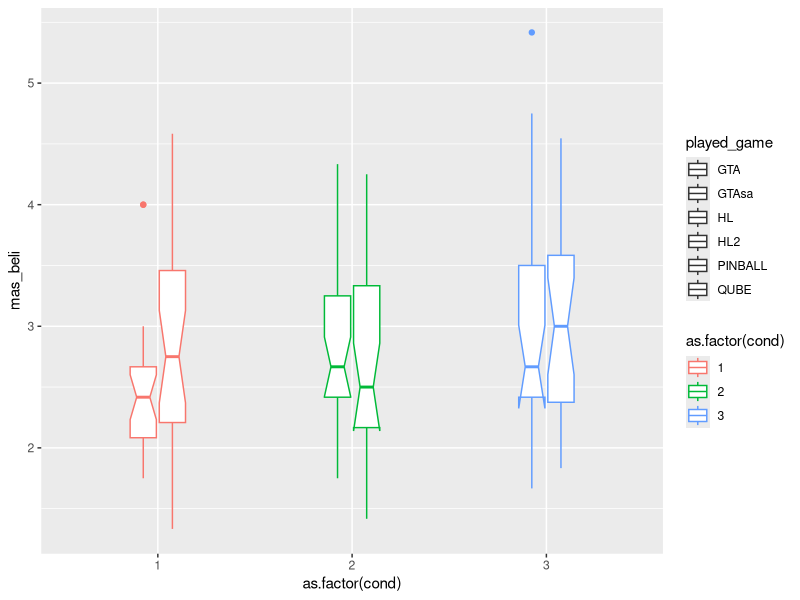
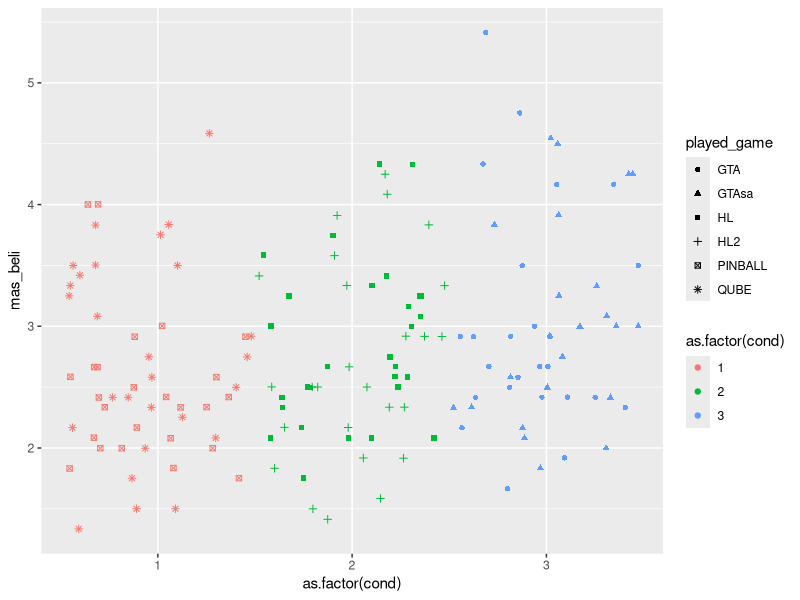
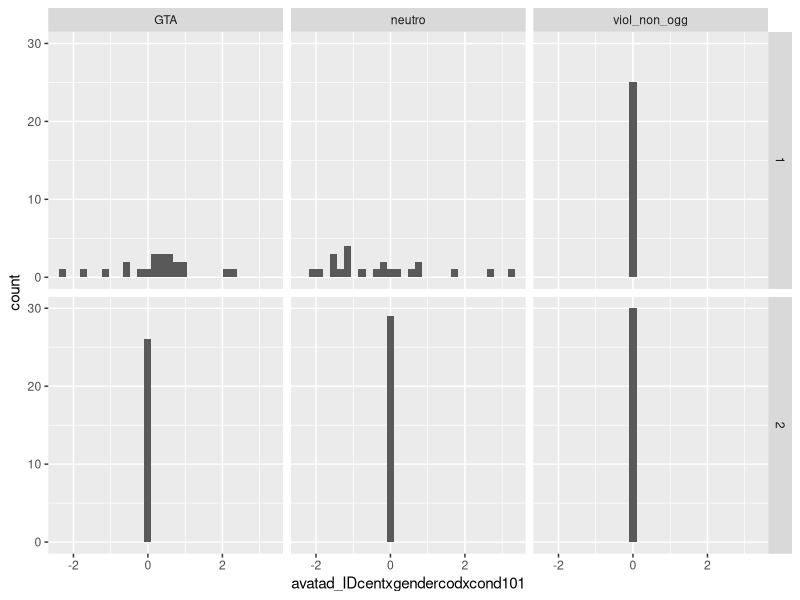
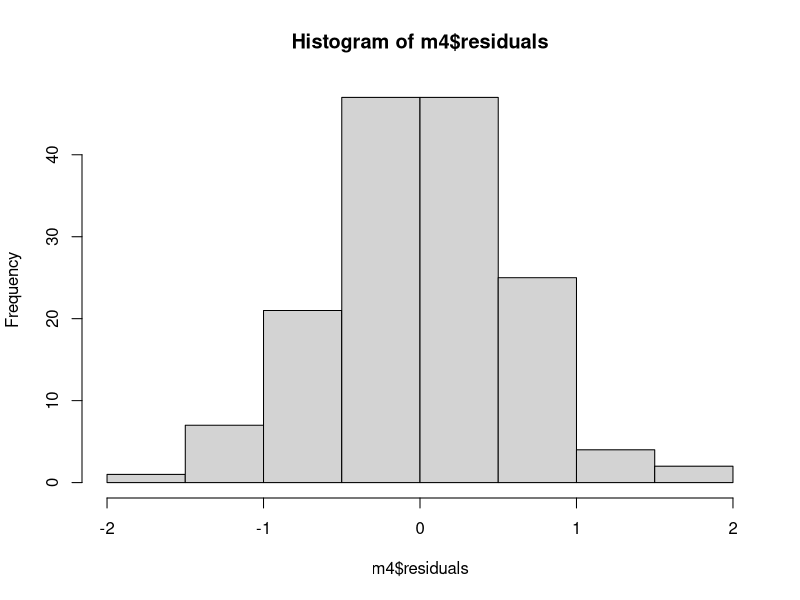
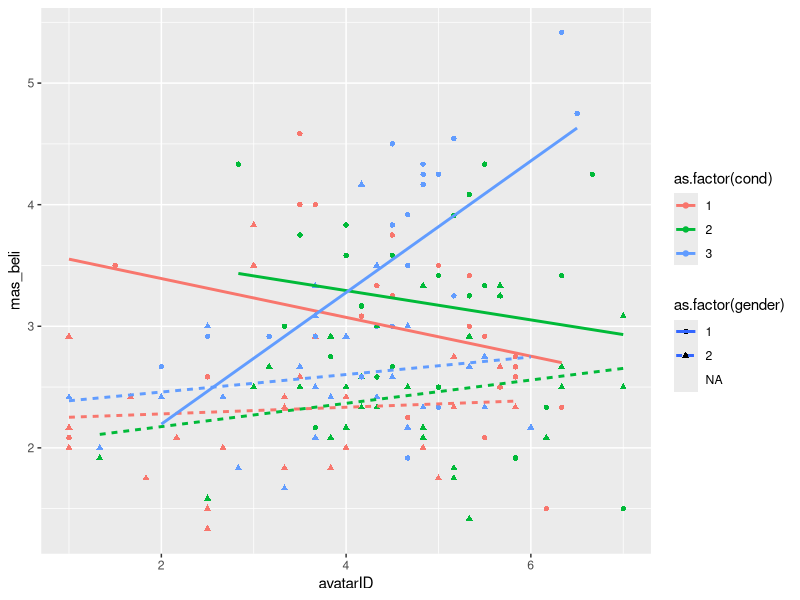
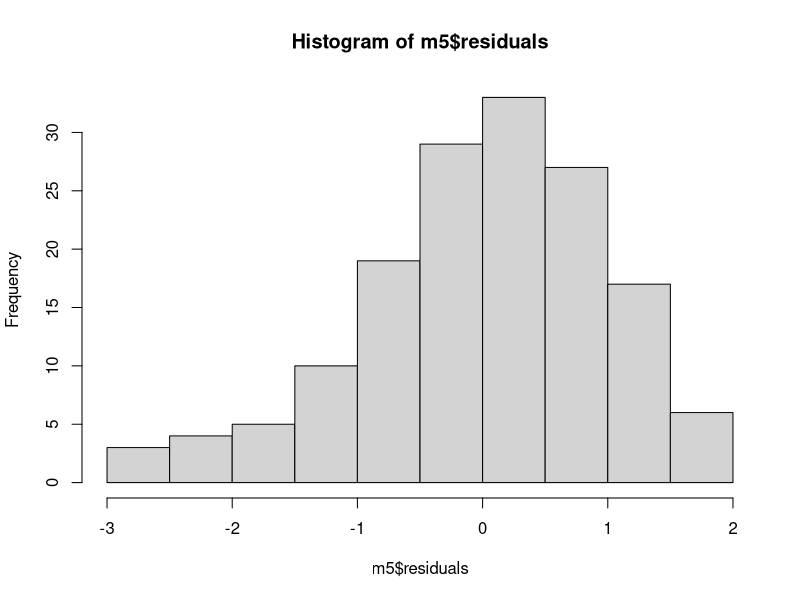
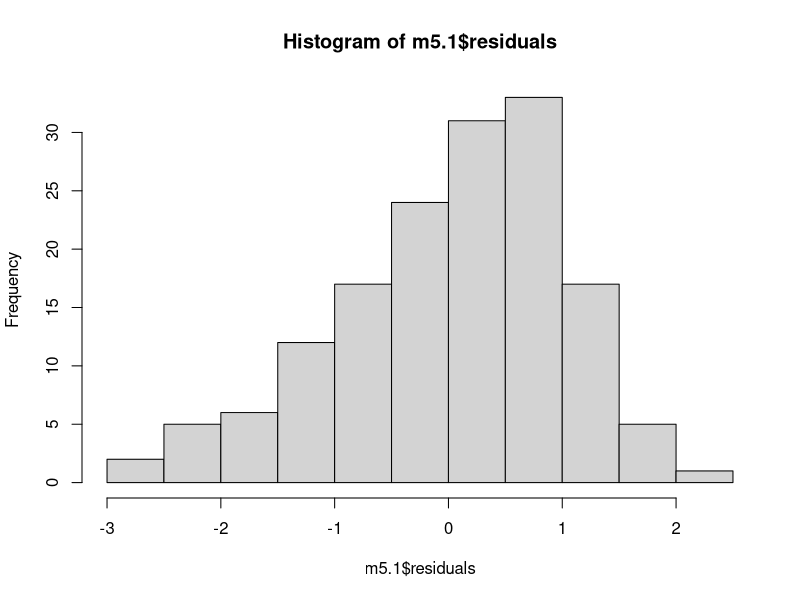
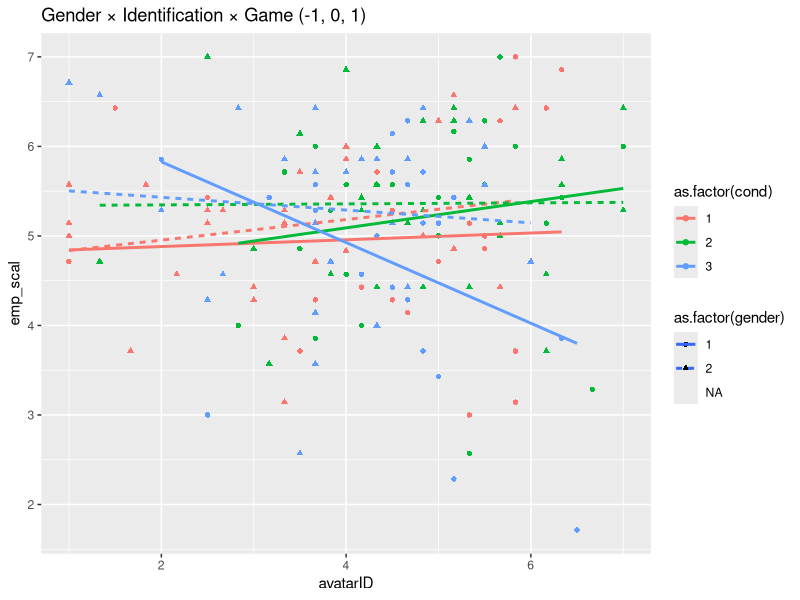

These charts were generated, in order, by the following R code: (Note: this script raises an error after producing the figures.)
# re-analysis of Gabbiadini et al. 2016
library(psych)
library(dplyr)
library(magrittr)
library(ggplot2)
library(lavaan)
library(car)

dat = read.csv("data_set_PLOS.csv")
table(dat$played_game, dat$condition, useNA = 'always')
table(dat$played_game, dat$cond, useNA = 'always')

# Experimental assignment
dat %>% 
  select(played_game:cond) %>% 
  distinct

# Avatar identification
dat %>% 
  select(avatar_id_embodied_presence1:avatar_id_char_empathy4) %>% 
  glimpse

# Masculine beliefs
dat %>% 
  select(MRNI1_aggr:MRNI15_restremotionality) %>% 
  glimpse

# Do these really belong together -- "demonstrate physical prowess" v 
# "use any means to 'convince' a girl to have sex"
dat %>% 
  select(MRNI1_aggr:MRNI15_restremotionality) %>% 
  psych::alpha()
# I guess so.  

# Empathy for victim?
dat %>% 
  select(Empathy_comprensione:Empathy_disinteresseR) %>% 
  glimpse

# Game rating. Was there a Game_rating_involvement1?
dat %>% 
  select(game_rating_involvement2_eccitante:game_rating_involvement3_coinvolgente) %>% 
  glimpse


# Analysis ---
# Effects of game on empathy towards women -- zilch ----
# I'm guessing "emp_scal" is their outcome -- empathy towards female violence victim
dat %>% 
  select(Empathy_comprensione:Empathy_disinteresse) %>% 
  psych::alpha(check.keys = T)

dat %>% 
  select(Empathy_comprensione:Empathy_disinteresse, emp_scal) %>% 
  cor(use = "pairwise") %>% 
  round(3)

m1 = aov(emp_scal ~ as.factor(condition), data = dat)
summary(m1)
TukeyHSD(m1) 

m1.1 = lm(emp_scal ~ cond, data = dat)
summary(m1.1)

tapply(dat$emp_scal, dat$cond, mean, na.rm = T)

# Moderated by gender?
m1.2 = lm(emp_scal ~ condition * as.factor(gender), data = dat)
summary(m1.2)
Anova(m1.2, type = 3) # No

# Get means by gender
tapply(dat$emp_scal, INDEX = list(dat$condition, dat$gender), FUN = mean, na.rm = T)
aov(emp_scal ~ condition, data = dat[dat$gender == 1,]) %>% TukeyHSD()
# No differences even among men

# Effects of game on masculine beliefs ----
# ANOVA
m2 = aov(mas_beli ~ condition, data = dat)
summary(m2)
TukeyHSD(m2) # GTA differs from nonviolent, p = .03

# Linear contrast
m2.1 = lm(mas_beli ~ cond, data = dat)
summary(m2.1)

ggplot(dat, aes(x = as.factor(cond), y = mas_beli, 
                col = as.factor(cond), shape = played_game)) +
  geom_boxplot(width = .3, notch = T)

ggplot(dat, aes(x = as.factor(cond), y = mas_beli, 
                col = as.factor(cond), shape = played_game)) +
  geom_point(position = position_jitter(width = .5))

# Identification with game character ----
# Greatest identification in half-life
m3 = aov(avatarID ~ condition, data = dat)
summary(m3)
TukeyHSD(m3) # HL is greater than GTA, greater than Qube/pinball

# compare to total scale
m3.1 = aov(avatar_id ~ condition, data = dat)
summary(m3.1)
TukeyHSD(m3.1) # HL is greater than GTA, greater than Qube/pinball

# Our predicted 3-way interaction between game, gender, and identification ---
dat  %>%
  filter(!is.na(gender))  %>%
  ggplot(aes(x = avatad_IDcentxgendercodxcond101)) +
  geom_histogram() +
  facet_grid(gender ~ condition)


m4 = lm(mas_beli ~ condition*as.factor(gender)*avatarID, data = dat)
summary(m4)
hist(m4$residuals)

ggplot(dat, aes(x = avatarID, y = mas_beli, col = as.factor(cond), 
                lty = as.factor(gender), shape = as.factor(gender))) +
  geom_point() + 
  geom_smooth(method = "lm", se = F)

# Does that 3-way interaction generalize to the primary outcome? ---
m5 = lm(emp_scal ~ as.factor(cond)*as.factor(gender)*avatarID, data = dat)
summary(m5) # No it does not
hist(m5$residuals)
Anova(m5, type = 3)

# Ordinal code?
m5.1 = lm(emp_scal ~ cond*as.factor(gender)*avatarID, data = dat)
summary(m5.1) # Still the answer is no
hist(m5.1$residuals)
Anova(m5.1, type = 3)

mz = lm(emp_scal ~ cond101*gend_con*avatad_IDcent, data = dat )
summary(mz)

mz1 = lm(emp_scal ~ avatad_IDcentxgendercodxcond101, data = dat)
summary(mz1)

ggplot(dat, aes(x = avatarID, y = emp_scal, col = as.factor(cond), 
                lty = as.factor(gender), shape = as.factor(gender))) +
  geom_point() + 
  geom_smooth(method = 'lm', se = F) +
  ggtitle("Gender × Identification × Game (-1, 0, 1)")

# Kinda? But not significantly so.

# So just how many highly-identified violent male gamers are there?
hist(dat$avatarID[dat$cond == 3 & dat$gender == 1], breaks = 7)
sum(dat$avatarID[dat$cond == 3 & dat$gender == 1] > 4) # about 17
length(dat$avatarID[dat$cond == 3 & dat$gender == 1]) # out of 22

ggplot(dat, aes(x = mas_beli, y = emp_scal, col = as.factor(gender))) +
  geom_point() +
  geom_smooth(method = "lm")

# Were these two factors correlated in the control group? Yeah
dat %>% 
  filter(cond == 1) %>% 
  select(gender, mas_beli, emp_scal) %>% 
  cor(use = 'pairwise') %>% 
  round(3)

dat %>% 
  filter(cond == 1) %>% 
  ggplot(aes(x = mas_beli, y = emp_scal, col = as.factor(gender))) +
  geom_point() + 
  geom_smooth(method = "lm")

# Not sure if I'm contrast-coding this correctly
model.check = lm(emp_scal ~ mas_beli * C(as.factor(gender), "contr.treatment"), data = dat, subset = cond == 1)
summary(model.check)

# SEM ----
modelSEM = {
  "emp_scal ~ mas_beli
  mas_beli ~ cond101 + gend_con + avatad_IDcent +
              gender_codxcond101 + avatad_IDcentxgendercod + avatad_IDcentxcond101 +
              avatad_IDcentxgendercodxcond101"
}

model.sem = sem(modelSEM, data = dat)
summary(model.sem)



# How many have avatar_id > 4.29?
dat %>% 
  filter(condition == "GTA", gender == 1) %>% 
  select(avatarID)

dat %>% 
  filter(condition == "GTA", gender == 1) %>% 
  with(., hist(avatarID))

dat %>% 
  filter(condition == "GTA", gender == 1) %>% 
  with(., hist(avatarID, breaks = c(2, 3, 4, 4.2583, 5, 6, 7), freq = T))
abline(v = 4.2583, col = "red", lwd = 2)

dat %>% 
  filter(condition == "GTA", gender == 1) %>% 
  with(., table(avatarID > 4.2583))
  
# Why are avatar_id and avatarID different?
with(dat, plot(avatarID, avatar_id))

# avatarID seems to be the one used in the process model
with(dat, plot(avatarID, avatad_IDcent))

# Why do avatarID and avatar_id differ?
# AvatarID is just the "embodied presence" subscale of the identification measure
# Embodied presence subscale:
dat %>% 
  select(avatar_id_embodied_presence1:avatar_id_embodied_presence6) %>% 
  apply(1, FUN = mean) %T>% 
  plot(x = ., y = dat$avatarID, 
       main = "avatarID is embodied presence subscale",
       xlab = "subscale mean") %>%
  plot(x = ., y = dat$avatar_id,
       main = "avatar_id is not embodied presence subscale",
       xlab = "subscale mean") 

# Total measure mean:
dat %>% 
  select(avatar_id_embodied_presence1:avatar_id_char_empathy4) %>% 
  apply(1, FUN = mean) %T>% 
  plot(x = ., y = dat$avatarID, 
       main = "avatarID is not total measure mean",
       xlab = "Total measure mean") %>% 
  plot(x = ., y = dat$avatar_id, 
       main = "avatar_id is the total measure mean",
       xlab = "Total measure mean")  

# Are the means in table 2 avatarID or avatar_id?
tapply(dat$avatarID, dat$condition, FUN = mean) # matches
tapply(dat$avatar_id, dat$condition, FUN = mean) # does not match



# How about in GLM?
fit.x = lm(emp_scal ~ condition * as.factor(gend_con) * avatar_id, data = dat) 
summary(fit.x)

# Looking at models & plots within critical subset -----
# The critical region? Males w/ ID > 4.258
dat.crit = dat %>% 
  filter(avatarID > 4.2583, gend_con == 1) 

# Null results in total-sample GLM
m = lm(emp_scal ~ cond101*as.factor(gend_con)*avatarID, data = dat)
summary(m); Anova(m, type = 3)
# Null main effect in critical subsample GLM
m.crit = lm(emp_scal ~ cond101, data = dat.crit)
summary(m.crit); hist(m.crit$residuals)
# Significant interaction in critical subsample GLM
m.crit2 = lm(emp_scal ~ cond101*avatarID, data = dat.crit)
summary(m.crit2); hist(m.crit2$residuals)

# All subjects
ggplot(dat, aes(x = condition, y = emp_scal)) +
  geom_violin() +
  geom_boxplot(width = .2, notch = T) +
  ggtitle("All subjects")

# All males
dat %>% 
  filter(gend_con == 1) %>% 
  ggplot(aes(x = condition, y = emp_scal)) +
  geom_violin() +
  geom_boxplot(width = .2, notch = T) +
  ggtitle("All males")

# Critical region
ggplot(dat.crit, aes(x = condition, y = emp_scal)) +
  geom_violin() +
  geom_boxplot(width = .2, notch = T) +
  #geom_point(alpha = .25) +
  ggtitle("Only the Highly-Identified Males")

# Regression lines
ggplot(dat, aes(x = avatarID, y = emp_scal, col = condition, lty = as.factor(gend_con))) +
  geom_point() +
  geom_smooth(method = 'lm', se = F) +
  ggtitle("3-Way interaction among all subjects")

dat %>% 
  filter(gend_con == 1, avatarID > 4.25) %>% 
  ggplot(aes(x = avatarID, y = emp_scal, col = condition)) +
  geom_point() +
  geom_smooth(method = 'lm') +
  geom_point(data = dat, 
             aes(x = avatarID, y = emp_scal, col = condition), 
             alpha = .15) +
  ggtitle("Regression within only highly-identified males")

dat = dat %>% 
  mutate(crit_code = ifelse(dat$gend_con == 1 & dat$avatarID > 4.2583 & dat$condition == "GTA", "Yes", "No"))

ggplot(dat, aes(x = avatarID, y = emp_scal, col = crit_code)) +
  geom_point() +
  geom_smooth(method = "lm") +
  ggtitle("Empathy as function of critical combo")

ggplot(dat, aes(x = crit_code, y = emp_scal, col = crit_code)) +
  geom_violin() +
  geom_boxplot(width = .25, notch = T)
